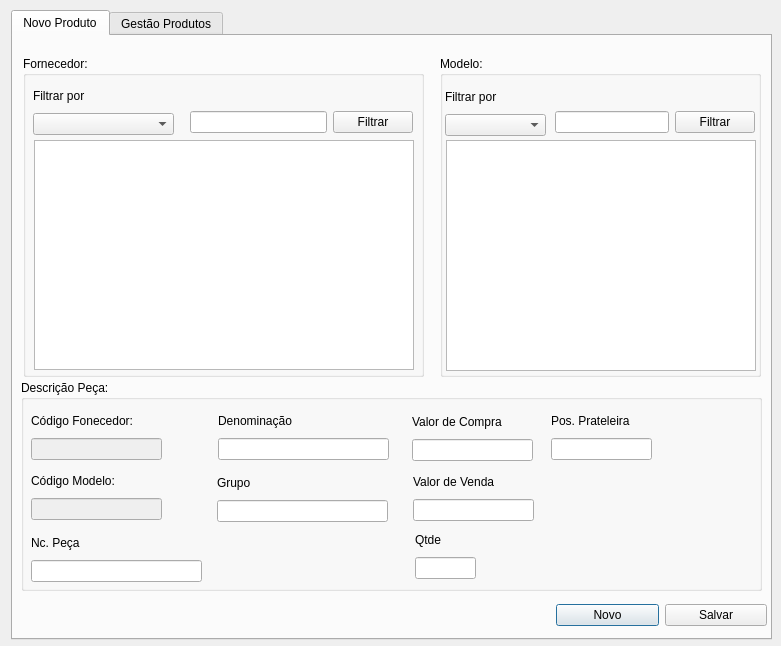
<?xml version="1.0" encoding="UTF-8"?>
<ui version="4.0">
 <class>frm_gestaoesotque</class>
 <widget class="QDialog" name="frm_gestaoesotque">
  <property name="geometry">
   <rect>
    <x>0</x>
    <y>0</y>
    <width>781</width>
    <height>646</height>
   </rect>
  </property>
  <property name="windowTitle">
   <string>Gestão de Estoque</string>
  </property>
  <widget class="QTabWidget" name="tabWidget">
   <property name="geometry">
    <rect>
     <x>11</x>
     <y>10</y>
     <width>761</width>
     <height>630</height>
    </rect>
   </property>
   <property name="currentIndex">
    <number>0</number>
   </property>
   <widget class="QWidget" name="tab">
    <attribute name="title">
     <string>Novo Produto</string>
    </attribute>
    <widget class="QWidget" name="layoutWidget_9">
     <property name="geometry">
      <rect>
       <x>543</x>
       <y>566</y>
       <width>211</width>
       <height>27</height>
      </rect>
     </property>
     <layout class="QHBoxLayout" name="horizontalLayout_7">
      <item>
       <widget class="QPushButton" name="btn_nv_novo">
        <property name="text">
         <string>Novo</string>
        </property>
       </widget>
      </item>
      <item>
       <widget class="QPushButton" name="btn_nv_salvar">
        <property name="text">
         <string>Salvar</string>
        </property>
       </widget>
      </item>
     </layout>
    </widget>
    <widget class="QGroupBox" name="groupBox">
     <property name="geometry">
      <rect>
       <x>8</x>
       <y>344</y>
       <width>741</width>
       <height>211</height>
      </rect>
     </property>
     <property name="title">
      <string>Descrição Peça:</string>
     </property>
     <widget class="QWidget" name="layoutWidget_5">
      <property name="geometry">
       <rect>
        <x>10</x>
        <y>152</y>
        <width>171</width>
        <height>50</height>
       </rect>
      </property>
      <layout class="QVBoxLayout" name="verticalLayout">
       <item>
        <widget class="QLabel" name="label">
         <property name="text">
          <string>Nc. Peça</string>
         </property>
        </widget>
       </item>
       <item>
        <widget class="QLineEdit" name="txt_nv_ncPeca"/>
       </item>
      </layout>
     </widget>
     <widget class="QWidget" name="layoutWidget_8">
      <property name="geometry">
       <rect>
        <x>197</x>
        <y>30</y>
        <width>171</width>
        <height>50</height>
       </rect>
      </property>
      <layout class="QVBoxLayout" name="verticalLayout_2">
       <item>
        <widget class="QLabel" name="label_2">
         <property name="text">
          <string>Denominação</string>
         </property>
        </widget>
       </item>
       <item>
        <widget class="QLineEdit" name="txt_nv_denominacao"/>
       </item>
      </layout>
     </widget>
     <widget class="QWidget" name="layoutWidget_6">
      <property name="geometry">
       <rect>
        <x>196</x>
        <y>92</y>
        <width>171</width>
        <height>50</height>
       </rect>
      </property>
      <layout class="QVBoxLayout" name="verticalLayout_3">
       <item>
        <widget class="QLabel" name="label_3">
         <property name="text">
          <string>Grupo</string>
         </property>
        </widget>
       </item>
       <item>
        <widget class="QLineEdit" name="txt_nv_grupo"/>
       </item>
      </layout>
     </widget>
     <widget class="QWidget" name="layoutWidget_10">
      <property name="geometry">
       <rect>
        <x>530</x>
        <y>30</y>
        <width>101</width>
        <height>50</height>
       </rect>
      </property>
      <layout class="QVBoxLayout" name="verticalLayout_7">
       <item>
        <widget class="QLabel" name="label_6">
         <property name="text">
          <string>Pos. Prateleira</string>
         </property>
        </widget>
       </item>
       <item>
        <widget class="QLineEdit" name="txt_nv_posicao"/>
       </item>
      </layout>
     </widget>
     <widget class="QWidget" name="layoutWidget_7">
      <property name="geometry">
       <rect>
        <x>394</x>
        <y>149</y>
        <width>61</width>
        <height>50</height>
       </rect>
      </property>
      <layout class="QVBoxLayout" name="verticalLayout_8">
       <item>
        <widget class="QLabel" name="label_5">
         <property name="text">
          <string>Qtde</string>
         </property>
        </widget>
       </item>
       <item>
        <widget class="QLineEdit" name="txt_nv_qtde"/>
       </item>
      </layout>
     </widget>
     <widget class="QWidget" name="layoutWidget_3">
      <property name="geometry">
       <rect>
        <x>392</x>
        <y>91</y>
        <width>121</width>
        <height>50</height>
       </rect>
      </property>
      <layout class="QVBoxLayout" name="verticalLayout_9">
       <item>
        <widget class="QLabel" name="label_4">
         <property name="text">
          <string>Valor de Venda</string>
         </property>
        </widget>
       </item>
       <item>
        <widget class="QLineEdit" name="txt_nv_valorvenda"/>
       </item>
      </layout>
     </widget>
     <widget class="QWidget" name="layoutWidget_4">
      <property name="geometry">
       <rect>
        <x>391</x>
        <y>31</y>
        <width>121</width>
        <height>50</height>
       </rect>
      </property>
      <layout class="QVBoxLayout" name="verticalLayout_4">
       <item>
        <widget class="QLabel" name="label_8">
         <property name="text">
          <string>Valor de Compra</string>
         </property>
        </widget>
       </item>
       <item>
        <widget class="QLineEdit" name="txt_nv_valorcompra"/>
       </item>
      </layout>
     </widget>
     <widget class="QWidget" name="layoutWidget">
      <property name="geometry">
       <rect>
        <x>10</x>
        <y>30</y>
        <width>131</width>
        <height>50</height>
       </rect>
      </property>
      <layout class="QVBoxLayout" name="verticalLayout_19">
       <item>
        <widget class="QLabel" name="label_19">
         <property name="text">
          <string>Código Fonecedor:</string>
         </property>
        </widget>
       </item>
       <item>
        <widget class="QLineEdit" name="txt_nv_codigoFornecedor">
         <property name="enabled">
          <bool>false</bool>
         </property>
        </widget>
       </item>
      </layout>
     </widget>
     <widget class="QWidget" name="layoutWidget_14">
      <property name="geometry">
       <rect>
        <x>10</x>
        <y>90</y>
        <width>131</width>
        <height>50</height>
       </rect>
      </property>
      <layout class="QVBoxLayout" name="verticalLayout_21">
       <item>
        <widget class="QLabel" name="label_21">
         <property name="text">
          <string>Código Modelo:</string>
         </property>
        </widget>
       </item>
       <item>
        <widget class="QLineEdit" name="txt_nv_codigoModelo">
         <property name="enabled">
          <bool>false</bool>
         </property>
        </widget>
       </item>
      </layout>
     </widget>
    </widget>
    <widget class="QGroupBox" name="groupBox_3">
     <property name="geometry">
      <rect>
       <x>10</x>
       <y>20</y>
       <width>401</width>
       <height>321</height>
      </rect>
     </property>
     <property name="title">
      <string>Fornecedor:</string>
     </property>
     <widget class="QTableWidget" name="tw_nv_listafornecedores">
      <property name="geometry">
       <rect>
        <x>11</x>
        <y>84</y>
        <width>380</width>
        <height>230</height>
       </rect>
      </property>
     </widget>
     <widget class="QWidget" name="layoutWidget_16">
      <property name="geometry">
       <rect>
        <x>10</x>
        <y>29</y>
        <width>141</width>
        <height>50</height>
       </rect>
      </property>
      <layout class="QVBoxLayout" name="verticalLayout_6">
       <item>
        <widget class="QLabel" name="label_7">
         <property name="text">
          <string>Filtrar por</string>
         </property>
        </widget>
       </item>
       <item>
        <widget class="QComboBox" name="cb_nv_filtrar"/>
       </item>
      </layout>
     </widget>
     <widget class="QWidget" name="layoutWidget_17">
      <property name="geometry">
       <rect>
        <x>167</x>
        <y>51</y>
        <width>223</width>
        <height>31</height>
       </rect>
      </property>
      <layout class="QHBoxLayout" name="horizontalLayout">
       <item>
        <widget class="QLineEdit" name="txt_nv_filtrar"/>
       </item>
       <item>
        <widget class="QPushButton" name="btn_nv_filtrar">
         <property name="text">
          <string>Filtrar</string>
         </property>
        </widget>
       </item>
      </layout>
     </widget>
    </widget>
    <widget class="QGroupBox" name="groupBox_4">
     <property name="geometry">
      <rect>
       <x>427</x>
       <y>20</y>
       <width>321</width>
       <height>321</height>
      </rect>
     </property>
     <property name="title">
      <string>Modelo:</string>
     </property>
     <widget class="QWidget" name="layoutWidget_23">
      <property name="geometry">
       <rect>
        <x>5</x>
        <y>30</y>
        <width>101</width>
        <height>50</height>
       </rect>
      </property>
      <layout class="QVBoxLayout" name="verticalLayout_14">
       <item>
        <widget class="QLabel" name="label_9">
         <property name="text">
          <string>Filtrar por</string>
         </property>
        </widget>
       </item>
       <item>
        <widget class="QComboBox" name="cb_nv_filtrar_2"/>
       </item>
      </layout>
     </widget>
     <widget class="QWidget" name="layoutWidget_24">
      <property name="geometry">
       <rect>
        <x>115</x>
        <y>53</y>
        <width>200</width>
        <height>27</height>
       </rect>
      </property>
      <layout class="QHBoxLayout" name="horizontalLayout_5">
       <item>
        <widget class="QLineEdit" name="txt_nv_filtrar_3"/>
       </item>
       <item>
        <widget class="QPushButton" name="btn_nv_filtrar_3">
         <property name="text">
          <string>Filtrar</string>
         </property>
        </widget>
       </item>
      </layout>
     </widget>
     <widget class="QTableWidget" name="tw_nv_listamodelos">
      <property name="geometry">
       <rect>
        <x>6</x>
        <y>84</y>
        <width>310</width>
        <height>231</height>
       </rect>
      </property>
     </widget>
    </widget>
    <zorder>groupBox_4</zorder>
    <zorder>groupBox_3</zorder>
    <zorder>groupBox</zorder>
    <zorder>layoutWidget_9</zorder>
   </widget>
   <widget class="QWidget" name="tab_2">
    <attribute name="title">
     <string>Gestão Produtos</string>
    </attribute>
    <widget class="QWidget" name="layoutWidget">
     <property name="geometry">
      <rect>
       <x>572</x>
       <y>566</y>
       <width>181</width>
       <height>27</height>
      </rect>
     </property>
     <layout class="QHBoxLayout" name="horizontalLayout_2">
      <item>
       <widget class="QPushButton" name="btn_ge_salvar">
        <property name="text">
         <string>Salvar</string>
        </property>
       </widget>
      </item>
      <item>
       <widget class="QPushButton" name="btn_ge_excluir">
        <property name="text">
         <string>Excluir</string>
        </property>
       </widget>
      </item>
     </layout>
    </widget>
    <widget class="QTableWidget" name="tw_ge_listapecas">
     <property name="geometry">
      <rect>
       <x>8</x>
       <y>66</y>
       <width>741</width>
       <height>271</height>
      </rect>
     </property>
    </widget>
    <widget class="QWidget" name="layoutWidget_18">
     <property name="geometry">
      <rect>
       <x>10</x>
       <y>10</y>
       <width>141</width>
       <height>50</height>
      </rect>
     </property>
     <layout class="QVBoxLayout" name="verticalLayout_10">
      <item>
       <widget class="QLabel" name="label_10">
        <property name="text">
         <string>Filtrar por</string>
        </property>
       </widget>
      </item>
      <item>
       <widget class="QComboBox" name="cb_ge_filtrar"/>
      </item>
     </layout>
    </widget>
    <widget class="QWidget" name="layoutWidget_19">
     <property name="geometry">
      <rect>
       <x>416</x>
       <y>33</y>
       <width>331</width>
       <height>27</height>
      </rect>
     </property>
     <layout class="QHBoxLayout" name="horizontalLayout_3">
      <item>
       <widget class="QLineEdit" name="txt_ge_filtrar"/>
      </item>
      <item>
       <widget class="QPushButton" name="btn_ge_filtrar">
        <property name="text">
         <string>Filtrar</string>
        </property>
       </widget>
      </item>
     </layout>
    </widget>
    <widget class="QGroupBox" name="groupBox_2">
     <property name="geometry">
      <rect>
       <x>8</x>
       <y>339</y>
       <width>741</width>
       <height>211</height>
      </rect>
     </property>
     <property name="title">
      <string>Descrição Peça:</string>
     </property>
     <widget class="QWidget" name="layoutWidget_11">
      <property name="geometry">
       <rect>
        <x>10</x>
        <y>90</y>
        <width>171</width>
        <height>50</height>
       </rect>
      </property>
      <layout class="QVBoxLayout" name="verticalLayout_11">
       <item>
        <widget class="QLabel" name="label_11">
         <property name="text">
          <string>Nc. Peça</string>
         </property>
        </widget>
       </item>
       <item>
        <widget class="QLineEdit" name="txt_ge_ncPeca"/>
       </item>
      </layout>
     </widget>
     <widget class="QWidget" name="layoutWidget_12">
      <property name="geometry">
       <rect>
        <x>10</x>
        <y>150</y>
        <width>171</width>
        <height>50</height>
       </rect>
      </property>
      <layout class="QVBoxLayout" name="verticalLayout_12">
       <item>
        <widget class="QLabel" name="label_12">
         <property name="text">
          <string>Denominação</string>
         </property>
        </widget>
       </item>
       <item>
        <widget class="QLineEdit" name="txt_ge_denominacao"/>
       </item>
      </layout>
     </widget>
     <widget class="QWidget" name="layoutWidget_13">
      <property name="geometry">
       <rect>
        <x>198</x>
        <y>30</y>
        <width>171</width>
        <height>50</height>
       </rect>
      </property>
      <layout class="QVBoxLayout" name="verticalLayout_13">
       <item>
        <widget class="QLabel" name="label_13">
         <property name="text">
          <string>Grupo</string>
         </property>
        </widget>
       </item>
       <item>
        <widget class="QLineEdit" name="txt_ge_grupo"/>
       </item>
      </layout>
     </widget>
     <widget class="QWidget" name="layoutWidget_15">
      <property name="geometry">
       <rect>
        <x>388</x>
        <y>90</y>
        <width>101</width>
        <height>50</height>
       </rect>
      </property>
      <layout class="QVBoxLayout" name="verticalLayout_15">
       <item>
        <widget class="QLabel" name="label_15">
         <property name="text">
          <string>Pos. Prateleira</string>
         </property>
        </widget>
       </item>
       <item>
        <widget class="QLineEdit" name="txt_ge_posicao"/>
       </item>
      </layout>
     </widget>
     <widget class="QWidget" name="layoutWidget_20">
      <property name="geometry">
       <rect>
        <x>387</x>
        <y>30</y>
        <width>61</width>
        <height>50</height>
       </rect>
      </property>
      <layout class="QVBoxLayout" name="verticalLayout_16">
       <item>
        <widget class="QLabel" name="label_16">
         <property name="text">
          <string>Qtde</string>
         </property>
        </widget>
       </item>
       <item>
        <widget class="QLineEdit" name="txt_ge_qtde"/>
       </item>
      </layout>
     </widget>
     <widget class="QWidget" name="layoutWidget_21">
      <property name="geometry">
       <rect>
        <x>197</x>
        <y>150</y>
        <width>121</width>
        <height>50</height>
       </rect>
      </property>
      <layout class="QVBoxLayout" name="verticalLayout_17">
       <item>
        <widget class="QLabel" name="label_17">
         <property name="text">
          <string>Valor de Venda</string>
         </property>
        </widget>
       </item>
       <item>
        <widget class="QLineEdit" name="txt_ge_valorvenda"/>
       </item>
      </layout>
     </widget>
     <widget class="QWidget" name="layoutWidget_22">
      <property name="geometry">
       <rect>
        <x>197</x>
        <y>90</y>
        <width>121</width>
        <height>50</height>
       </rect>
      </property>
      <layout class="QVBoxLayout" name="verticalLayout_18">
       <item>
        <widget class="QLabel" name="label_18">
         <property name="text">
          <string>Valor de Compra</string>
         </property>
        </widget>
       </item>
       <item>
        <widget class="QLineEdit" name="txt_ge_valorcompra"/>
       </item>
      </layout>
     </widget>
     <widget class="QWidget" name="layoutWidget_2">
      <property name="geometry">
       <rect>
        <x>11</x>
        <y>30</y>
        <width>131</width>
        <height>50</height>
       </rect>
      </property>
      <layout class="QVBoxLayout" name="verticalLayout_20">
       <item>
        <widget class="QLabel" name="label_20">
         <property name="text">
          <string>Código Peça:</string>
         </property>
        </widget>
       </item>
       <item>
        <widget class="QLineEdit" name="txt_ge_codigopeca">
         <property name="enabled">
          <bool>false</bool>
         </property>
        </widget>
       </item>
      </layout>
     </widget>
    </widget>
   </widget>
  </widget>
 </widget>
 <resources/>
 <connections/>
</ui>
